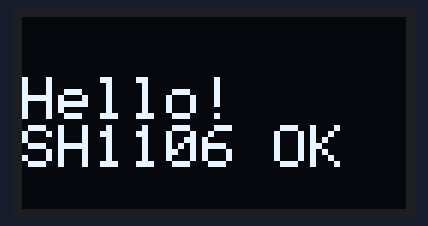
Recording of a program running on a simulated ESP32. Parts: 128×64 one-colour display.

Above: at 0.1 s.

The program:

main.cpp
```cpp
#include <Arduino.h>
#include <SPI.h>
#include <Adafruit_GFX.h>
#include <Adafruit_SH110X.h>

#define SCREEN_WIDTH 128
#define SCREEN_HEIGHT 64

#define OLED_MOSI   23
#define OLED_CLK    18
#define OLED_DC      2
#define OLED_RESET   4
#define OLED_CS      5

// Initialisation SH1106 SPI matériel
Adafruit_SH1106G display(SCREEN_WIDTH, SCREEN_HEIGHT, OLED_MOSI, OLED_CLK, OLED_DC, OLED_RESET, OLED_CS);

void setup() {
  display.begin(0, true); // (Adresse I2C inutilisée en SPI, Reset automatique)
  display.clearDisplay();

  display.setTextSize(2);
  display.setTextColor(SH110X_WHITE);
  display.setCursor(0, 20);
  display.println("Hello!");
  display.println("SH1106 OK");

  display.display();
}

void loop() {
}
```
